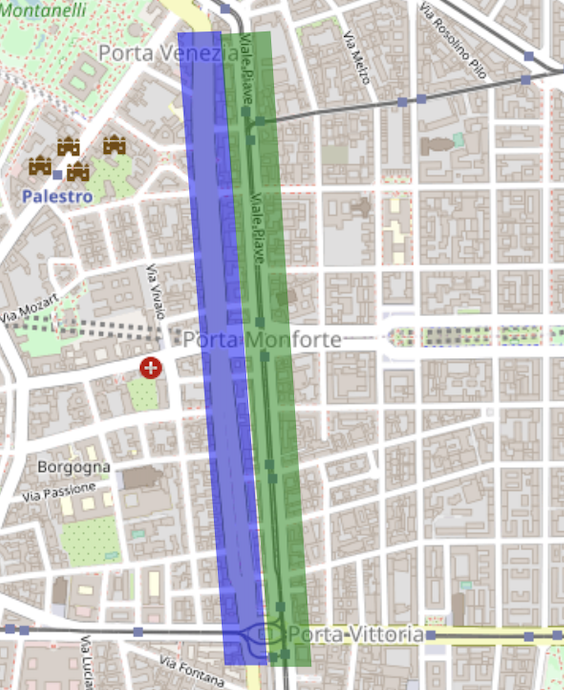

Write the Python code that produced this figure.

import geopandas as gp
import matplotlib.pyplot as plt
import contextily as cx

scale = pow(10, 6)

path_incidenti = "dataset/incidenti/inc_strad_milano_2016.geojson"
incidenti = gp.read_file(path_incidenti).to_crs(epsg=3857)

bounds = [1.020 * scale, 1.025 * scale, 5.690 * scale, 5.696 * scale]
data = gp.read_file("dataset/zone_milano/zone.geojson").to_crs(epsg=3857)

bianca = data[data['name'] == "Bianca Maria"]
premuda = data[data['name'] == "Premuda"]

providers = {}
def get_providers(provider):
    if "url" in provider:
        providers[provider['name']] = provider
    else:
        for prov in provider.values():
            get_providers(prov)

get_providers(cx.providers)

ax1 = bianca.plot(color='blue', alpha=0.5, figsize=(11,9))
ax2 = premuda.plot(ax = ax1, color='green', alpha=0.5)
plt.ylim([5.693 * scale, 5.697 * scale])
plt.xlim([1.022 * scale, 1.026 * scale])
cx.add_basemap(ax=ax2, source=providers['OpenStreetMap.Mapnik'])
plt.axis('off')
plt.show()
